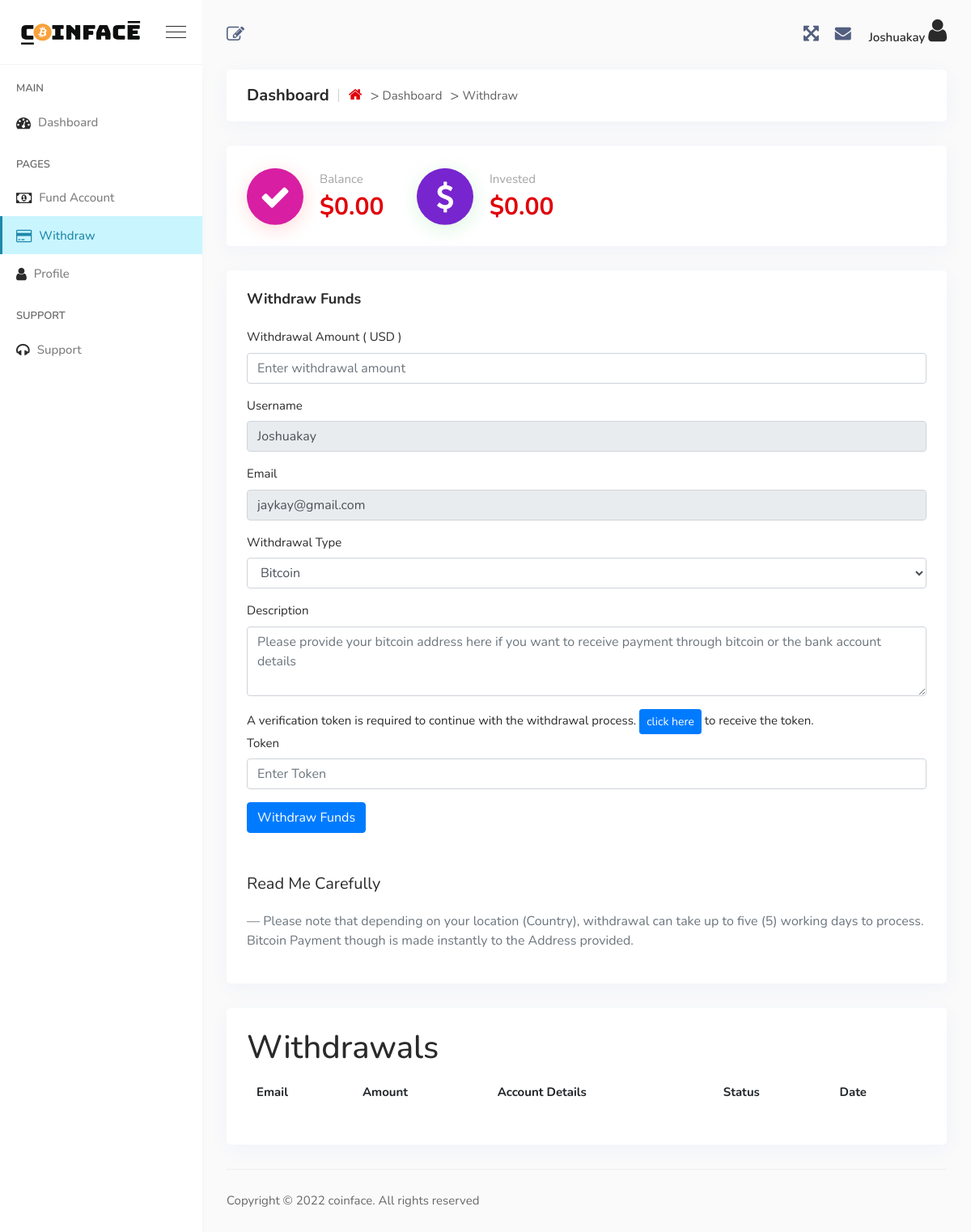
Before: /withdraw/ (signed in) with the older database file.
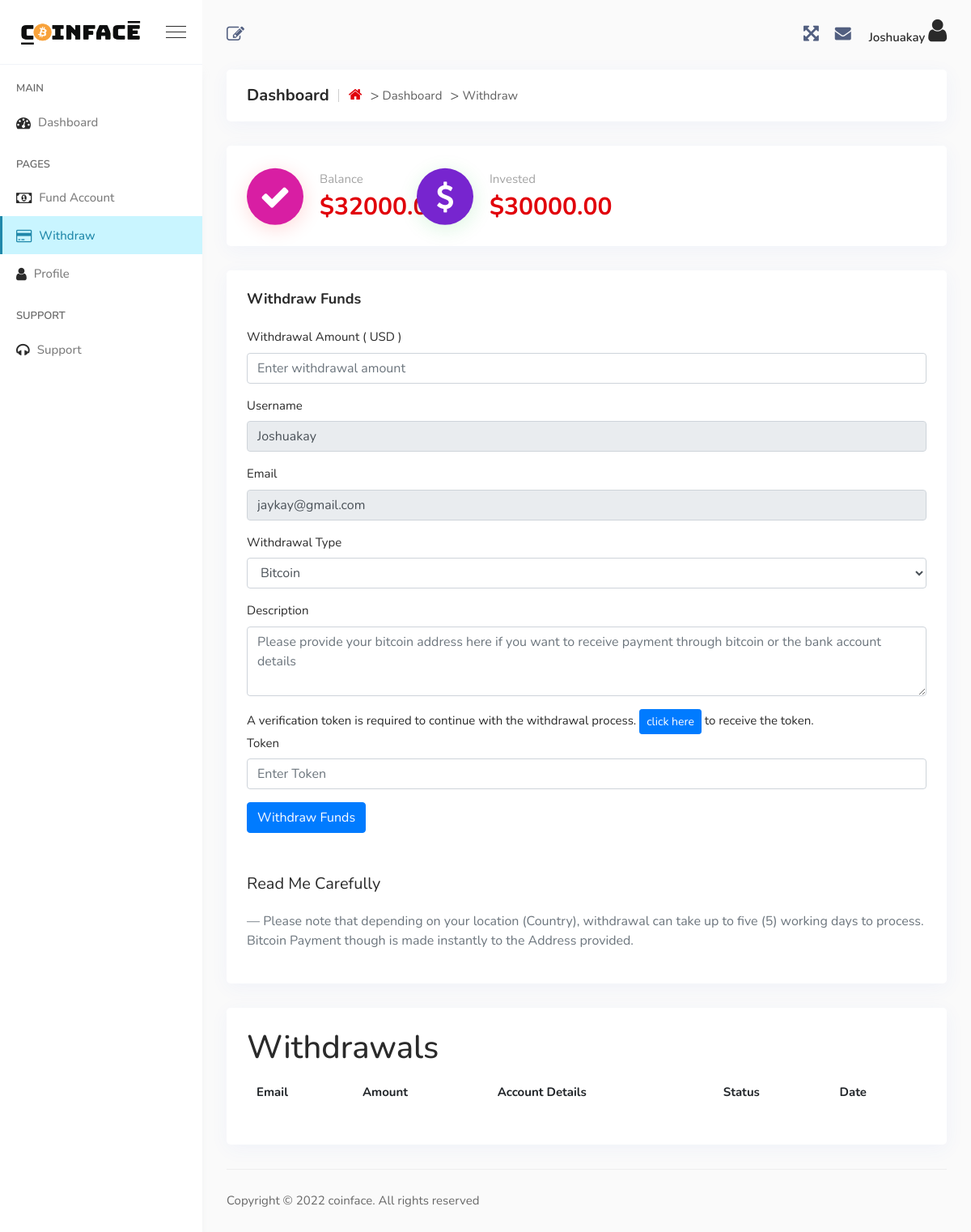
After: the same page with the newer database file.
### core/models.py (models this page shows, shortened)
class Account(models.Model):
    user = models.OneToOneField(User, on_delete=models.CASCADE)
    invested_balance = models.DecimalField(decimal_places=2, max_digits=10, default=Decimal("0.00"))
    profit = models.DecimalField(decimal_places=2, max_digits=10, default=Decimal("0.00"))
    profit_balance = models.DecimalField(decimal_places=2, max_digits=20, default=Decimal("0.00"))

### core/views.py (the view, shortened to what this page needs)
# urls.py: path('withdraw/', views.WithdrawFormView.as_view(),name="withdraw"),
class WithdrawFormView(LoginRequiredMixin, FormView):
    form_class = forms.WithdrawForm
    success_url = '/withdraw/'
    template_name = "dashboard/withdraw.html"
    def get_form_kwargs(self):
        kwargs = super().get_form_kwargs()
        kwargs['request'] = self.request
        return kwargs
    def get_context_data(self, **kwargs):
        context =  super().get_context_data(**kwargs)
        withdraws = Withdraw.objects.filter(user = self.request.user)
        account = Account.objects.get(user = self.request.user)
        context['withdraws'] = withdraws
        context['account'] = account
        return context

### core/forms.py (shortened to what this page needs)
class WithdrawForm(forms.ModelForm):
    token = forms.CharField(widget=forms.NumberInput,max_length=6,required=True)
    def __init__(self,request = None,*args,**kwargs):
        self.request = request
        self.user = None
        super().__init__(*args,**kwargs)
    class Meta:
        model = models.Withdraw
        exclude = ['user','status']

### core/templates/dashboard/withdraw.html (shortened to what the changed rows need)
{% extends 'dashboard/base.html' %}
{% load static %}
{% block content %}
    <div class="breadcrumb-area">
        <h1>Dashboard</h1>
    </div>
    <div class="ecommerce-stats-area">
        <div class="row">
            <div class="col-lg-3 col-sm-6 col-md-6">
                <div class="single-stats-card-box">
                    <div class="icon">
                        <i class='fa fa-check'></i>
                    </div>
                    <span class="sub-title">Balance</span>
                    <h3>${{account.profit_balance}}</h3>
                </div>
            </div>
            <div class="col-lg-3 col-sm-6 col-md-6">
                <div class="single-stats-card-box">
                    <div class="icon">
                        <i class='fa fa-usd'></i>
                    </div>
                    <span class="sub-title">Invested</span>
                    <h3>${{account.invested_balance}}</h3>
                </div>
            </div>
        </div>
    </div>
    <div class="card mb-30">
        <div class="card-body" style="overflow-x: auto;">
            <h1>Withdrawals</h1>
            <table class="table table-borderless">
                <thead>
                    <tr>
                        <th scope="col">Email</th>
                        <th scope="col">Amount</th>
                        <th scope="col">Account Details </th>
                        <th scope="col">Status</th>
                        <th scope="col">Date</th>
                    </tr>
                </thead>
            </table>
        </div>
    </div>
{% endblock %}

Changed rows visible on the page:
changed Account: profit_balance "0.00" → "32000.00"; invested_balance "0.00" → "30000.00"
